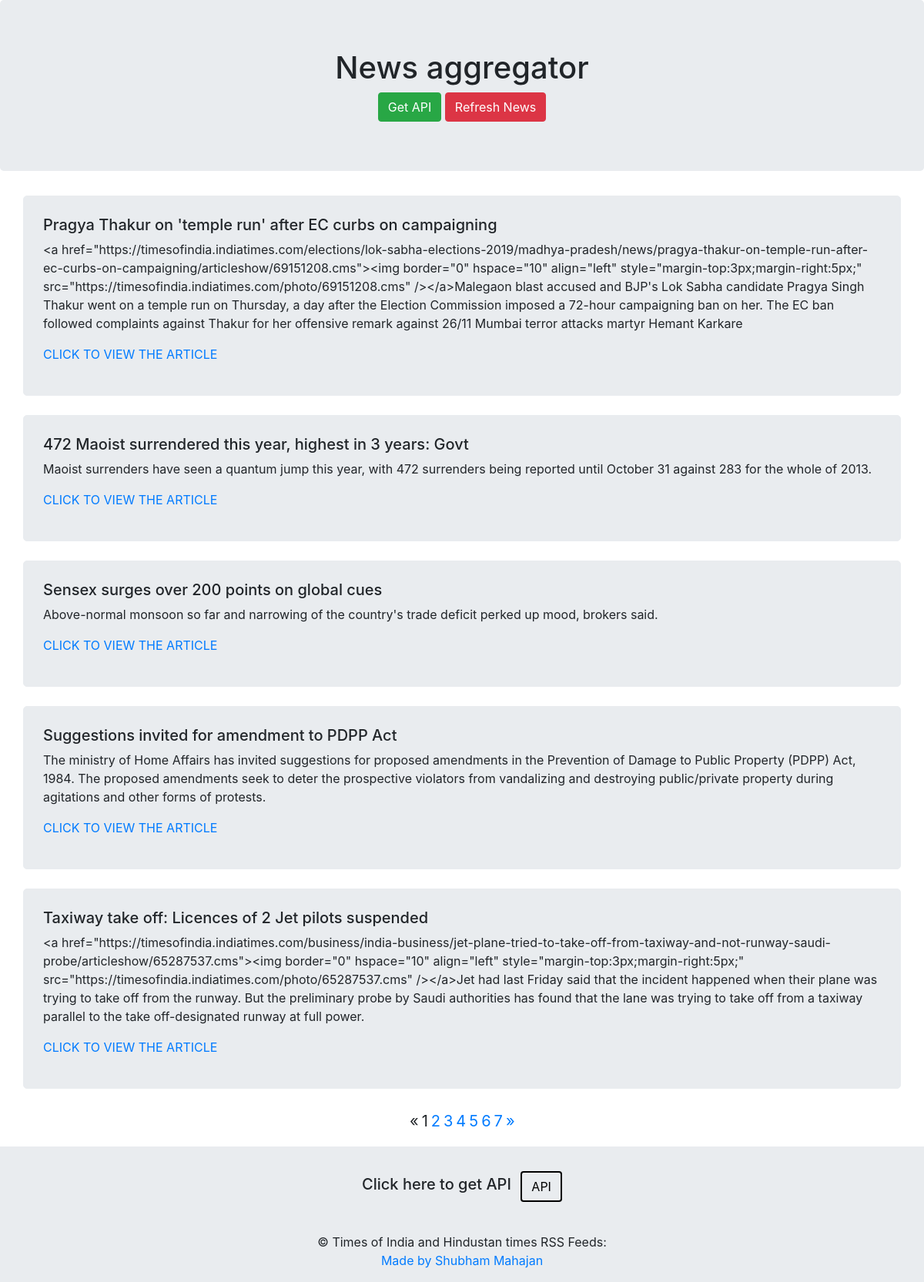
The page / on the database its author committed.
### myapp/models.py (models this page shows, shortened)
class News(models.Model):
    title = models.TextField(null=True, blank=True)
    description = models.TextField(null=True, blank=True)
    link = models.URLField(max_length=250, null=True, blank=True)
    pubdate = models.CharField(max_length=100, null=True, blank=True)
    news_bool = models.BooleanField(default=False)

### myapp/views.py (the view)
# urls.py: path('', views.index, name='news'),
def index(request):
    qs = News.objects.all()
    page = request.GET.get('page', 1)
    paginator = Paginator(qs, 5)
    try:
        news = paginator.page(page)
    except PageNotAnInteger:
        news = paginator.page(1)
    except EmptyPage:
        news = paginator.page(paginator.num_pages)
    context = {
       'qs': qs,
       'news': news
    }
    return render(request, "news.html", context)

### templates/news.html (shortened to what this page needs)
{% load index %}
<!DOCTYPE html>
<html>
<head>
    <link rel="stylesheet" href="https://maxcdn.bootstrapcdn.com/bootstrap/4.0.0/css/bootstrap.min.css"
>
</head>
<body>
    <div class="jumbotron">
        <center>
            <h1>News aggregator</h1>
            <a href="{% url 'news-api' %}" class="btn btn-success" target="_blank">Get API</a>
            <a href="{% url 'news' %}" class="btn btn-danger">Refresh News</a>
        </center>
    </div>
    <div class="container">
        <div class="row">
            {%for item in news%}
            <div class="col-12 properties">
                <h5>{{item.title}} </h5>
                <p>{{item.description}}</p>
                <p><a href="{{item.link}}" target="_blank">CLICK TO VIEW THE ARTICLE</a></p>
            </div>
            {% endfor %}
            <div class="pagination-div">
                {% if news.has_other_pages %}
                <ul class="pagination ul-style">
                    {% if news.has_previous %}
                    <li class="li-style"><a href="?page={{ news.previous_page_number }}">&laquo;</a></li>
                    {% else %}
                    <li class="disabled li-style"><span>&laquo;</span></li>
                    {% endif %}
                    {% for i in news.paginator.page_range %}
                    {% if news.number == i %}
                    <li class="active li-style"><span>{{ i }} <span class="sr-only">(current)</span></span></li>
                    {% else %}
                    <li class="li-style"><a href="?page={{ i }}">{{ i }}</a></li>
                    {% endif %}
                    {% endfor %}
                    {% if news.has_next %}
                    <li class="li-style"><a href="?page={{ news.next_page_number }}">&raquo;</a></li>
                    {% else %}
                    <li class="disabled li-style"><span>&raquo;</span></li>
                    {% endif %}
                </ul>
                {% endif %}
            </div>
        </div>
    </div>
    <footer class="page-footer font-small unique-color-dark pt-4">
        <div class="container">
            <ul class="list-unstyled list-inline text-center py-2">
                <li class="list-inline-item">
                    <h5 class="mb-1">Click here to get API</h5>
                </li>
                <li class="list-inline-item">
                    <a href="{% url 'news-api' %}" class="btn btn-outline-white btn-rounded" target="_blank">API</a>
                </li>
            </ul>
        </div>
        <div class="footer-copyright text-center py-3">© Times of India and Hindustan times RSS Feeds:
            <br><a href="#"> Made by Shubham Mahajan</a>
        </div>
    </footer>
</body>
</html>

### templates/news.html (style rules this page uses)
.properties { background-color: #e9ecef; border: 1px solid #e9ecef; border-radius: 5px; margin-bottom: 25px; padding: 25px; }
.li-style { box-sizing: border-box; padding: 2px; }
.ul-style { display: flex; padding-left: 500px; list-style: none; border-radius: .25rem; font-size: 20px; }
.btn-rounded { color: black; border: 2px solid; }
.page-footer { background-color: #e9ecef; }

### rows shown on the page
News: title "Pragya Thakur on 'temple run' after EC curbs on campaigning", description "<a href=\"https://timesofindia.indiatimes.com/elections/lok-sabha-elections-2019/madhya-pradesh/news/pragya-thakur-on-temple-run-after-ec-curbs-on-campaigning/articleshow/69151208.cms\"><img border=\"0\" hspace=\"10\" align=\"left\" style=\"margin-top:3px;margin-right:5px;\" src=\"https://timesofindia.indiatimes.com/photo/69151208.cms\" /></a>Malegaon blast accused and BJP's Lok Sabha candidate Pragya Singh Thakur went on a temple run on Thursday, a day after the Election Commission imposed a 72-hour campaigning ban on her. The EC ban followed complaints against Thakur for her offensive remark against 26/11 Mumbai terror attacks martyr Hemant Karkare"
News: title "472 Maoist surrendered this year, highest in 3 years: Govt", description "Maoist surrenders have seen a quantum jump this year, with 472 surrenders being reported until October 31 against 283 for the whole of 2013."
News: title "Sensex surges over 200 points on global cues", description "Above-normal monsoon so far and narrowing of the country's trade deficit perked up mood, brokers said."
News: title "Suggestions invited for amendment to PDPP Act", description "The ministry of Home Affairs has invited suggestions for proposed amendments in the Prevention of Damage to Public Property (PDPP) Act, 1984. The proposed amendments seek to deter the prospective violators from vandalizing and destroying public/private property during agitations and other forms of protests."
News: title "Taxiway take off: Licences of 2 Jet pilots suspended", description "<a href=\"https://timesofindia.indiatimes.com/business/india-business/jet-plane-tried-to-take-off-from-taxiway-and-not-runway-saudi-probe/articleshow/65287537.cms\"><img border=\"0\" hspace=\"10\" align=\"left\" style=\"margin-top:3px;margin-right:5px;\" src=\"https://timesofindia.indiatimes.com/photo/65287537.cms\" /></a>Jet had last Friday said that the incident happened when their plane was trying to take off from the runway. But the preliminary probe by Saudi authorities has found that the lane was trying to take off from a taxiway parallel to the take off-designated runway at full power."

### other values the page prints
{{ i }} "1"
{{ i }} "2" "3" "4" "5" "6" "7"
